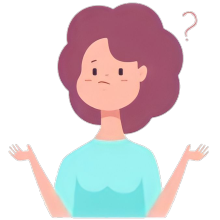
#> input picture image/confused.png, 220 x 220 px, given as the content of the folder samples, which was not available
$ python -i Face_lock.py   (imports and definitions only)
#> lines starting #> are read from the running program, lines starting #| are printed output that depends on the picture
import cv2
import numpy as np
from PIL import Image  # pillow package
import os

# change the path acording to your haarcascade_frontalface_default.xml file path
xmlpath = "C:\\Users\\rohit\\AppData\\Roaming\\Python\\Python313\\site-packages\\cv2\\data\\haarcascade_frontalface_default.xml"


# [44 lines left out: function face_sample, not called in this run]


def face_train():  # This function for Training a Model

    path = 'samples'  # Path for samples already taken

    # Local Binary Patterns Histograms
    recognizer = cv2.face.LBPHFaceRecognizer_create()
    detector = cv2.CascadeClassifier(xmlpath)

    # Haar Cascade classifier is an effective object detection approach

    def Images_And_Labels(path):  # function to fetch the images and labels

#> called with path = 'samples'
        imagePaths = [os.path.join(path, f) for f in os.listdir(path)]
        faceSamples = []
        ids = []

        for imagePath in imagePaths:  # to iterate particular image path

            gray_img = Image.open(imagePath).convert(
                'L')  # convert it to grayscale
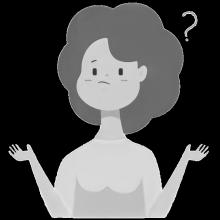
#> gray_img: PIL image 220x220 L; min 0, max 241, mean 78.5
            img_arr = np.array(gray_img, 'uint8')  # creating an array

#> (the run stopped early here; a loop or call above may not have finished)

$ run again, on image/listening.png
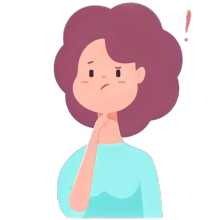
#> input picture image/listening.png, 220 x 220 px, given as the content of the folder samples, which was not available
#> in Images_And_Labels, `gray_img = Image.open(imagePath).convert( 'L')`:
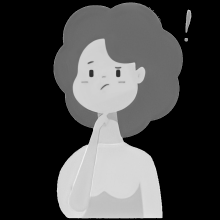
#> gray_img: PIL image 220x220 L; min 0, max 239, mean 69.3
